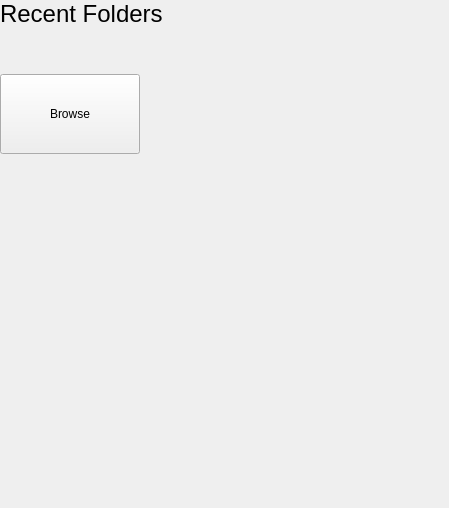
<?xml version="1.0" encoding="UTF-8"?>
<ui version="4.0">
 <class>BackstageComputer</class>
 <widget class="QWidget" name="BackstageComputer">
  <property name="geometry">
   <rect>
    <x>0</x>
    <y>0</y>
    <width>449</width>
    <height>508</height>
   </rect>
  </property>
  <property name="windowTitle">
   <string>Form</string>
  </property>
  <layout class="QGridLayout" name="gridLayout_2">
   <property name="leftMargin">
    <number>0</number>
   </property>
   <property name="topMargin">
    <number>0</number>
   </property>
   <property name="rightMargin">
    <number>0</number>
   </property>
   <property name="bottomMargin">
    <number>0</number>
   </property>
   <property name="verticalSpacing">
    <number>3</number>
   </property>
   <item row="0" column="0">
    <widget class="QLabel" name="label">
     <property name="font">
      <font>
       <pointsize>18</pointsize>
      </font>
     </property>
     <property name="text">
      <string>Recent Folders</string>
     </property>
    </widget>
   </item>
   <item row="2" column="0" colspan="2">
    <widget class="QWidget" name="widget_2" native="true">
     <layout class="QGridLayout" name="gridLayout">
      <property name="leftMargin">
       <number>0</number>
      </property>
      <property name="topMargin">
       <number>0</number>
      </property>
      <property name="rightMargin">
       <number>0</number>
      </property>
      <property name="bottomMargin">
       <number>0</number>
      </property>
      <item row="0" column="0">
       <widget class="QPushButton" name="browseButton">
        <property name="minimumSize">
         <size>
          <width>140</width>
          <height>80</height>
         </size>
        </property>
        <property name="text">
         <string>Browse</string>
        </property>
        <property name="icon">
         <iconset resource="../resources/icons.qrc">
          <normaloff>:/icons/folder.svg</normaloff>:/icons/folder.svg</iconset>
        </property>
        <property name="iconSize">
         <size>
          <width>40</width>
          <height>40</height>
         </size>
        </property>
        <property name="flat">
         <bool>false</bool>
        </property>
       </widget>
      </item>
      <item row="0" column="1">
       <spacer name="horizontalSpacer">
        <property name="orientation">
         <enum>Qt::Horizontal</enum>
        </property>
        <property name="sizeHint" stdset="0">
         <size>
          <width>40</width>
          <height>20</height>
         </size>
        </property>
       </spacer>
      </item>
     </layout>
    </widget>
   </item>
   <item row="1" column="0" colspan="2">
    <widget class="FSBrowser" name="browser" native="true">
     <property name="minimumSize">
      <size>
       <width>0</width>
       <height>40</height>
      </size>
     </property>
    </widget>
   </item>
   <item row="3" column="0" colspan="2">
    <spacer name="verticalSpacer">
     <property name="orientation">
      <enum>Qt::Vertical</enum>
     </property>
     <property name="sizeHint" stdset="0">
      <size>
       <width>20</width>
       <height>40</height>
      </size>
     </property>
    </spacer>
   </item>
  </layout>
 </widget>
 <customwidgets>
  <customwidget>
   <class>FSBrowser</class>
   <extends>QWidget</extends>
   <header>backstage/fsbrowser.h</header>
   <container>1</container>
  </customwidget>
 </customwidgets>
 <resources>
  <include location="../resources/icons.qrc"/>
 </resources>
 <connections/>
</ui>
